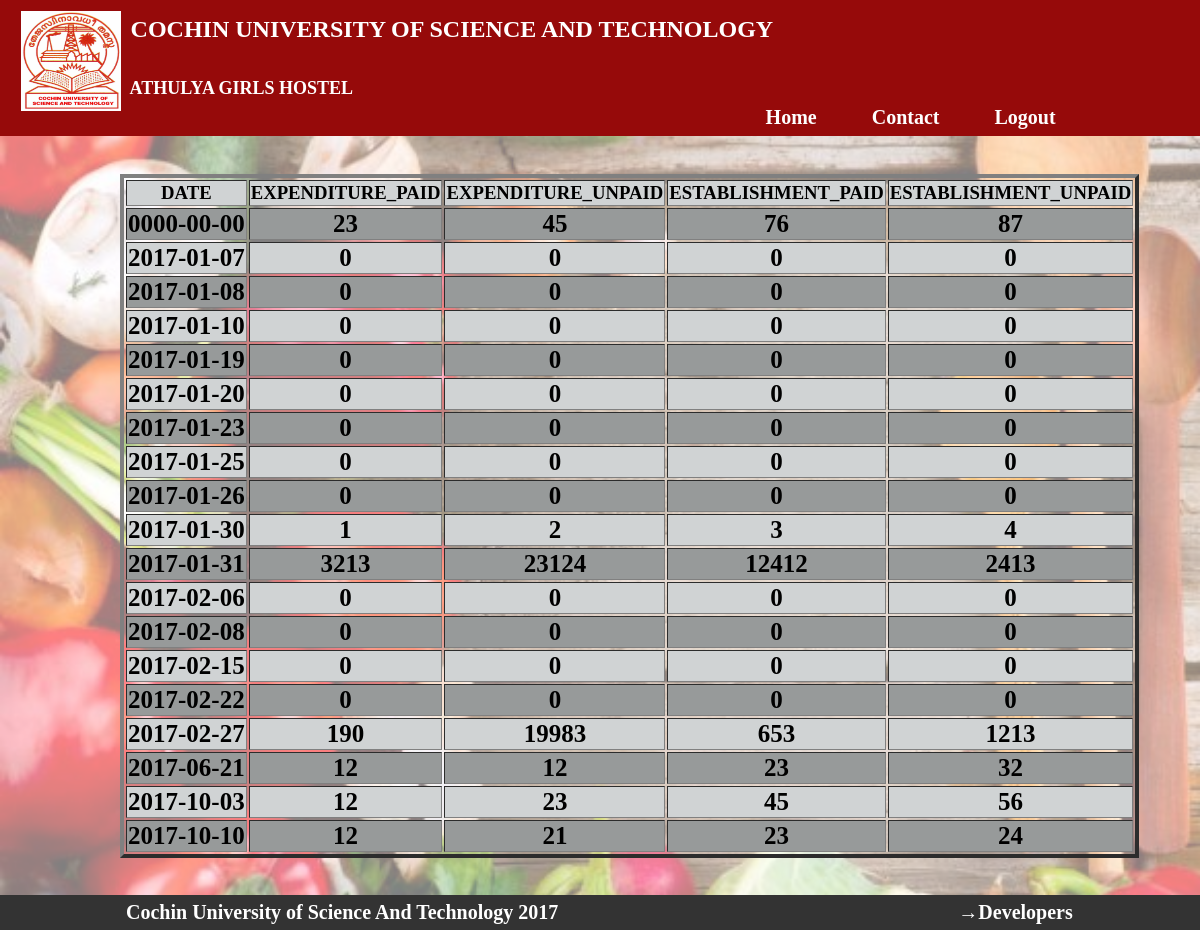
The page /Viewp.php (signed in) on the database its author committed.
### tables this page shows
CREATE TABLE `purchases` (
  `Date` date NOT NULL,
  `Expenditure_Paid` int(10) NOT NULL,
  `Expenditure_Unpaid` int(10) NOT NULL,
  `Establishment_Paid` int(10) NOT NULL,
  `Establishment_Unpaid` int(10) NOT NULL
);

### Viewp.php (the view, shortened to what this page needs)
<!doctype html>
<html lang="en">
<link rel="stylesheet" href="viewdummypur.css">
<body>
  <div class="background"></div>
  <strong>  <a href="optioncomm.php">Home/</a><a href="Purchases.php">Purchases/</a><a href="Viewp.php">ViewTotalPurchases/</a></strong>
  <p><strong></strong</p>
  </html>
  <?php
  if($_SESSION['prcommlogin'] != "1")
  {
    echo"<script> window.open('login.php','_self');</script>";
  }
  else {
  include "header.php";
  include"dbconnect.php";
    $query = "select * from purchases";
    $q = mysqli_query($link,$query);
    $k=0;
    echo "<br><br><table id='table' border='4'><tr bgcolor='#D0D3D4'><th><h3>DATE</h3></th><th><h3>EXPENDITURE_PAID</h3></th><th><h3>EXPENDITURE_UNPAID</h3></th><th><h3>ESTABLISHMENT_PAID</h3></th><th><h3>ESTABLISHMENT_UNPAID</h3></th></tr>";
    while($row=mysqli_fetch_array($q))
    {
      if($k%2==0)
      {
      echo "<tr bgcolor='#979A9A'>";
      echo "<td><p id='row'>" . $row['Date'] . "</p></td>";
      echo "<td><p id='row'>" . $row['Expenditure_Paid'] . "</p></td>";
      echo "<td><p id='row'>" . $row['Expenditure_Unpaid'] . "</p></td>";
      echo "<td><p id='row'>" . $row['Establishment_Paid'] . "</p></td>";
      echo "<td><p id='row'>" . $row['Establishment_Unpaid'] . "</p></td>";
      echo "</tr>";
      ++$k;
    }
    else {
      echo "<tr bgcolor='#D0D3D4'>";
      echo "<td><p id='row'>" . $row['Date'] . "</p></td>";
      echo "<td><p id='row'>" . $row['Expenditure_Paid'] . "</p></td>";
      echo "<td><p id='row'>" . $row['Expenditure_Unpaid'] . "</p></td>";
      echo "<td><p id='row'>" . $row['Establishment_Paid'] . "</p></td>";
      echo "<td><p id='row'>" . $row['Establishment_Unpaid'] . "</p></td>";
      echo "</tr>";
      ++$k;
    }
  }
}
  ?>

### viewdummypur.css (style rules this page uses)
table { text-align: center; //align-self: center; margin-left: 10%; margin-bottom: 3%; }
tr { padding-left: 40px; padding-right: 40px; }
#row { font-size: 25px; }
* { margin:0px; }
.background { background:url(bg.jpg); position: fixed; z-index: -1; opacity: .5; width: 100%; height: 800px; -webkit-background-size: cover; -moz-background-size: cover; -o-background-size: cover; background-size: cover; }
a { color: black; text-decoration: none; }

### header.php (style rules this page uses)
body { padding-top:10.0%; padding-bottom: 3%; }
a { color: black; text-decoration: none; }

### rows shown on the page
purchases: Date "0000-00-00", Expenditure_Paid "23", Expenditure_Unpaid "45", Establishment_Paid "76", Establishment_Unpaid "87"
purchases: Date "2017-01-07", Expenditure_Paid "0", Expenditure_Unpaid "0", Establishment_Paid "0", Establishment_Unpaid "0"
purchases: Date "2017-01-08", Expenditure_Paid "0", Expenditure_Unpaid "0", Establishment_Paid "0", Establishment_Unpaid "0"
purchases: Date "2017-01-10", Expenditure_Paid "0", Expenditure_Unpaid "0", Establishment_Paid "0", Establishment_Unpaid "0"
purchases: Date "2017-01-19", Expenditure_Paid "0", Expenditure_Unpaid "0", Establishment_Paid "0", Establishment_Unpaid "0"
purchases: Date "2017-01-20", Expenditure_Paid "0", Expenditure_Unpaid "0", Establishment_Paid "0", Establishment_Unpaid "0"
purchases: Date "2017-01-23", Expenditure_Paid "0", Expenditure_Unpaid "0", Establishment_Paid "0", Establishment_Unpaid "0"
purchases: Date "2017-01-25", Expenditure_Paid "0", Expenditure_Unpaid "0", Establishment_Paid "0", Establishment_Unpaid "0"
purchases: Date "2017-01-26", Expenditure_Paid "0", Expenditure_Unpaid "0", Establishment_Paid "0", Establishment_Unpaid "0"
purchases: Date "2017-01-30", Expenditure_Paid "1", Expenditure_Unpaid "2", Establishment_Paid "3", Establishment_Unpaid "4"
purchases: Date "2017-01-31", Expenditure_Paid "3213", Expenditure_Unpaid "23124", Establishment_Paid "12412", Establishment_Unpaid "2413"
purchases: Date "2017-02-06", Expenditure_Paid "0", Expenditure_Unpaid "0", Establishment_Paid "0", Establishment_Unpaid "0"
purchases: Date "2017-02-08", Expenditure_Paid "0", Expenditure_Unpaid "0", Establishment_Paid "0", Establishment_Unpaid "0"
purchases: Date "2017-02-15", Expenditure_Paid "0", Expenditure_Unpaid "0", Establishment_Paid "0", Establishment_Unpaid "0"
purchases: Date "2017-02-22", Expenditure_Paid "0", Expenditure_Unpaid "0", Establishment_Paid "0", Establishment_Unpaid "0"
purchases: Date "2017-02-27", Expenditure_Paid "190", Expenditure_Unpaid "19983", Establishment_Paid "653", Establishment_Unpaid "1213"
purchases: Date "2017-06-21", Expenditure_Paid "12", Expenditure_Unpaid "12", Establishment_Paid "23", Establishment_Unpaid "32"
purchases: Date "2017-10-03", Expenditure_Paid "12", Expenditure_Unpaid "23", Establishment_Paid "45", Establishment_Unpaid "56"
purchases: Date "2017-10-10", Expenditure_Paid "12", Expenditure_Unpaid "21", Establishment_Paid "23", Establishment_Unpaid "24"
